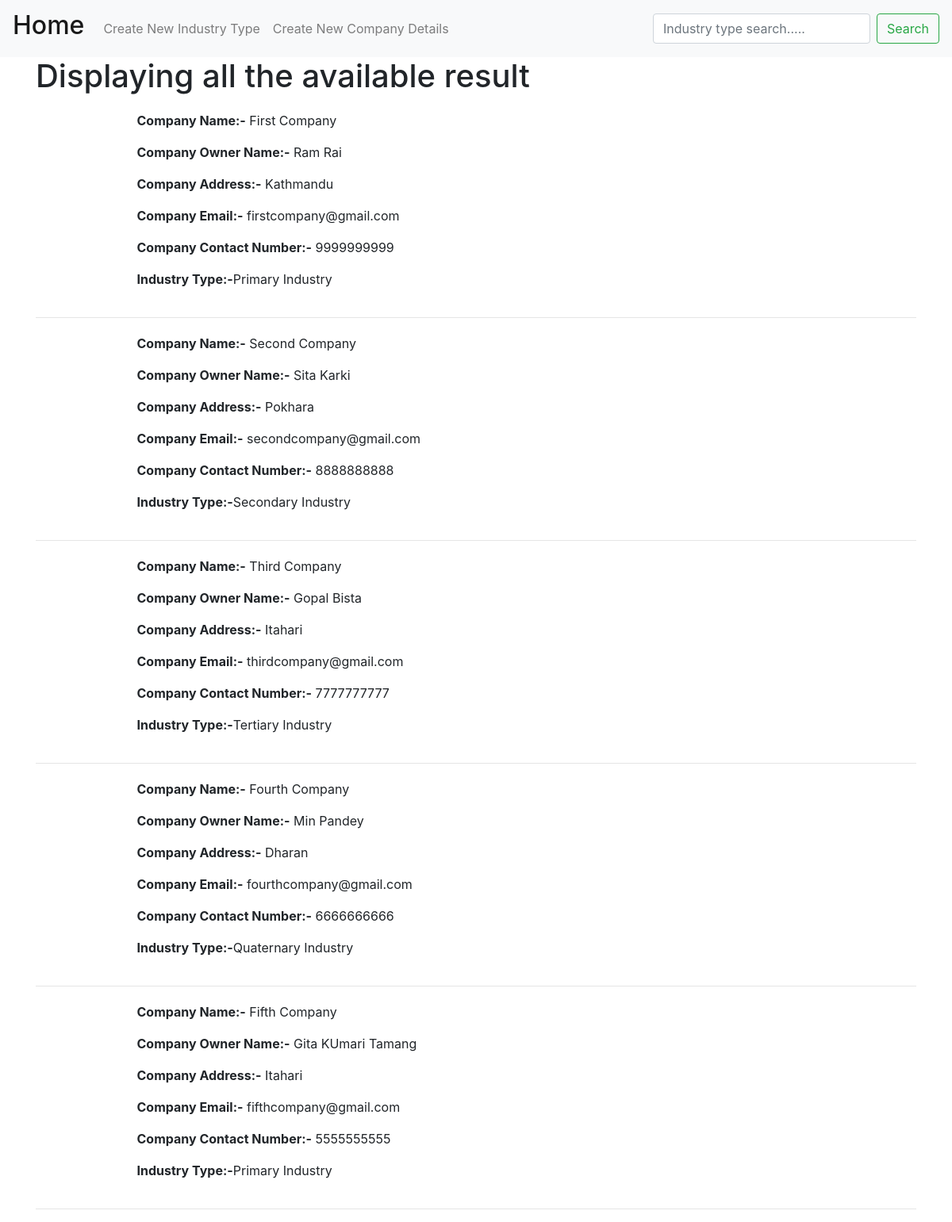
The page /search-show/ on the database its author committed.
### core/models.py (models this page shows, shortened)
class CompanyDetails(models.Model):
    name = models.CharField(max_length=255)
    owner_name = models.CharField(max_length=255)
    address = models.CharField(max_length=255)
    email = models.CharField(max_length=255, unique=True)
    contact = models.PositiveBigIntegerField()
    industry_type = models.ForeignKey(IndustryType, related_name='industry', on_delete=models.CASCADE)

class IndustryType(models.Model):
    industry_type = models.CharField(max_length=255, unique=True)
    def __str__(self):
        return self.industry_type

### core/views.py (the view)
# urls.py: path('search-show/', views.search_show_view, name='search-show'),
def search_show_view(request: HttpRequest):
    q = ''
    if request.GET.get('q') is not None:
        q = request.GET.get('q')
    print(q)
    companies = CompanyDetails.objects.filter(industry_type__industry_type__startswith=q)
    context = {
        'companies': companies,
    }
    return render(request, 'search_show.html', context)

### templates/search_show.html
{% extends 'base.html' %}
{% block content %}
    {% if companies %}
        <h1>Displaying all the available result</h1>
        {% for company in companies %}
            <div class="row">
                <div class="column">
                    <p><b>Company Name:-</b> {{ company.name }}</p>
                    <p><b>Company Owner Name:-</b> {{ company.owner_name }}</p>
                    <p><b>Company Address:-</b> {{ company.address }}</p>
                    <p><b>Company Email:-</b> {{ company.email }}</p>
                    <p><b>Company Contact Number:-</b> {{ company.contact }}</p>
                    <p><b>Industry Type:-</b>{{ company.industry_type }}</p>
                </div>
            </div>
            <hr>
        {% endfor %}
    {% else %}
        <h1>Not Result Found</h1>
        <p>Search company again by industy type</p>
    {% endif %}
{% endblock content %}

### templates/base.html (style rules this page uses)
.column { float: left; width: 75%; }
.row { display: flex; align-items: center; justify-content: center; margin-top: 20px; margin-bottom: 20px; }
.row:after { content: ""; display: table; clear: both; }

### rows shown on the page
CompanyDetails: name "First Company", owner_name "Ram Rai", address "Kathmandu", email "firstcompany@gmail.com", contact "9999999999", industry_type "Primary Industry"
CompanyDetails: name "Second Company", owner_name "Sita Karki", address "Pokhara", email "secondcompany@gmail.com", contact "8888888888", industry_type "Secondary Industry"
CompanyDetails: name "Third Company", owner_name "Gopal Bista", address "Itahari", email "thirdcompany@gmail.com", contact "7777777777", industry_type "Tertiary Industry"
CompanyDetails: name "Fourth Company", owner_name "Min Pandey", address "Dharan", email "fourthcompany@gmail.com", contact "6666666666", industry_type "Quaternary Industry"
CompanyDetails: name "Fifth Company", owner_name "Gita KUmari Tamang", address "Itahari", email "fifthcompany@gmail.com", contact "5555555555", industry_type "Primary Industry"
